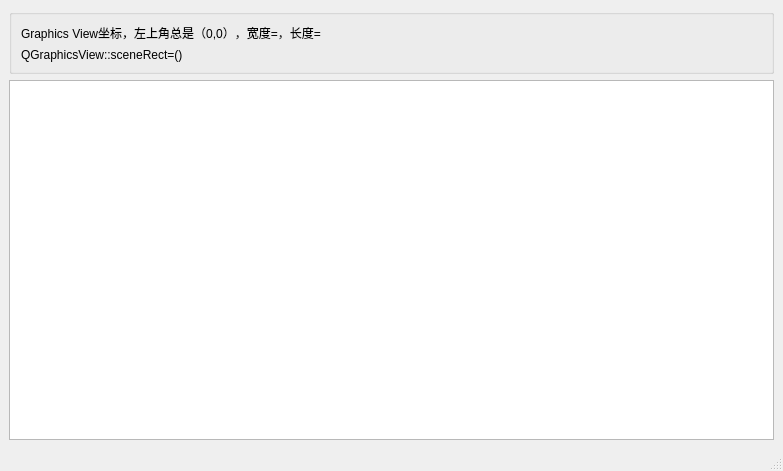
<?xml version="1.0" encoding="UTF-8"?>
<ui version="4.0">
 <class>GraphicsCoordinateMainWindow</class>
 <widget class="QMainWindow" name="GraphicsCoordinateMainWindow">
  <property name="geometry">
   <rect>
    <x>0</x>
    <y>0</y>
    <width>783</width>
    <height>471</height>
   </rect>
  </property>
  <property name="windowTitle">
   <string>MainWindow</string>
  </property>
  <widget class="QWidget" name="centralwidget">
   <layout class="QVBoxLayout" name="verticalLayout_2">
    <item>
     <widget class="QGroupBox" name="groupBox">
      <property name="title">
       <string/>
      </property>
      <layout class="QVBoxLayout" name="verticalLayout">
       <item>
        <widget class="QLabel" name="labViewSize">
         <property name="text">
          <string>Graphics View坐标，左上角总是（0,0），宽度=，长度=</string>
         </property>
        </widget>
       </item>
       <item>
        <widget class="QLabel" name="LabSceneRect">
         <property name="text">
          <string>QGraphicsView::sceneRect=()</string>
         </property>
        </widget>
       </item>
      </layout>
     </widget>
    </item>
    <item>
     <widget class="QWGraphicsView" name="View"/>
    </item>
   </layout>
  </widget>
  <widget class="QStatusBar" name="statusBar"/>
 </widget>
 <customwidgets>
  <customwidget>
   <class>QWGraphicsView</class>
   <extends>QGraphicsView</extends>
   <header location="global">qwgraphicsview.h</header>
  </customwidget>
 </customwidgets>
 <resources/>
 <connections/>
</ui>
